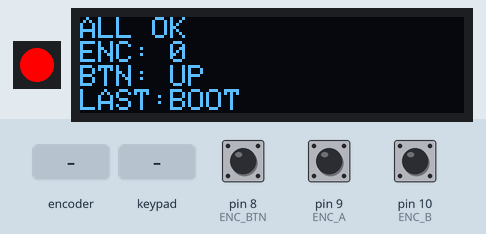
A sketch run on a simulated Arduino Uno, built with avr-gcc and run on an emulated ATmega328P. Parts: 1 RGB LEDs in strip order, left to right, 128×32 one-colour display. Wiring (inferred from the names in the program): 3×3 keypad with keys 1 2 3 4 5 6 7 8 9 (labels assumed): rows pin 2, pin 3, pin 4; columns pin 5, pin 6, pin 7. The test bench sets the inputs (shaded band); at power-on: pin 8 (ENC_BTN) HIGH, pin 9 (ENC_A) HIGH, pin 10 (ENC_B) HIGH. What the sketch prints to the serial monitor is not drawn.

Above: at 1.7 s.
1.8 s: rotary encoder on pin 9 (ENC_A) / pin 10 (ENC_B) turned 3 steps (first pin leading)
At 3.0 s:
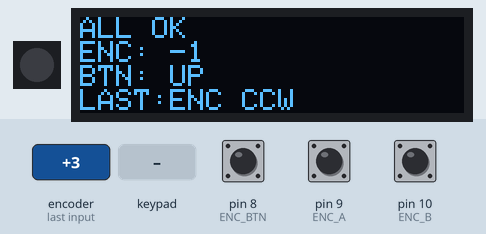
3.9 s: keypad keys 2 3 4 pressed 0.4 s apart
At 5.9 s:
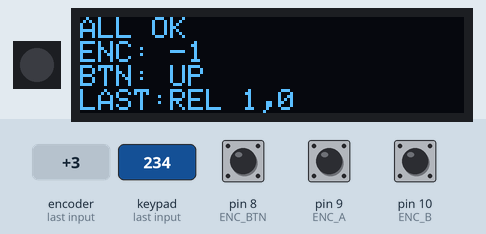
6.6 s: pin 8 (ENC_BTN) pulled LOW for 1 s
At 8.3 s:
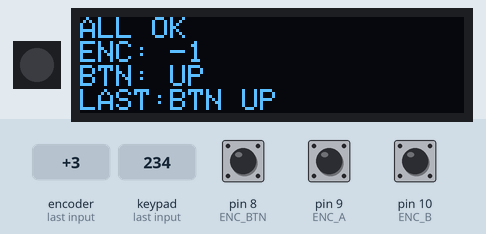
9.1 s: pin 8 (ENC_BTN) pulled LOW for 0.15 s
At 9.23 s:
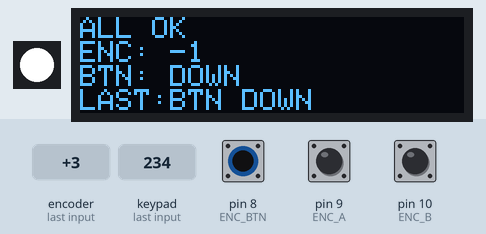
10.7 s: rotary encoder on pin 9 (ENC_A) / pin 10 (ENC_B) turned 2 steps (second pin leading)
At 12.1 s:
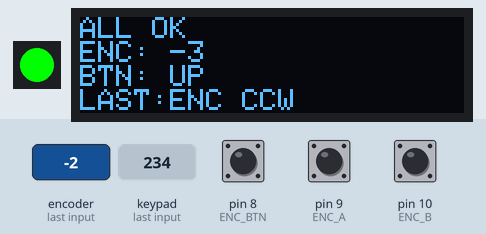
12.6 s: key '1' pressed
At 14.0 s:
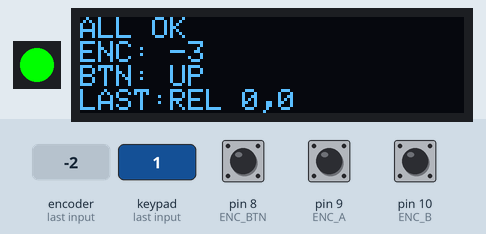
Timing chart, 0 to 15.2 s (numbered marks = the images above; inputs shaded):
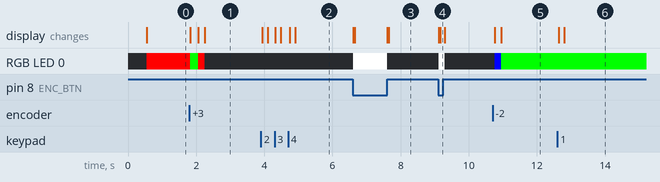

Measured:
- after the input at 1.8 s, RGB LED 0: RGB(255, 0, 0) → RGB(0, 255, 0) at once, → RGB(255, 0, 0) 0.23 s later, → off 0.19 s later; the display: first changes at once (image 1 shows a later state)
- after the input at 3.9 s, the display: first changes at once (image 2 shows a later state)
- after the input at 6.6 s, RGB LED 0: off → RGB(255, 255, 255) at once, → off 0.99 s later
- after the input at 9.1 s, RGB LED 0: off → RGB(255, 255, 255) at once, → off 0.17 s later
- after the input at 10.7 s, RGB LED 0: off → RGB(0, 0, 255) after 0.06 s, → RGB(0, 255, 0) 0.19 s later; the display: first changes after 0.06 s (image 5 shows a later state)
- after the input at 12.6 s, the display: first changes at once (image 6 shows a later state)

The sketch:

working_hardware_verified_col_scan.ino
```cpp
#include <Wire.h>
#include <Adafruit_GFX.h>
#include <Adafruit_SSD1306.h>
#include <Adafruit_NeoPixel.h>

// =========================
// PIN CONFIG
// =========================
#define SDA_PIN 0
#define SCL_PIN 1

#define RGB_PIN 13
#define NUM_PIXELS 1

const uint8_t ROWS = 3;
const uint8_t COLS = 3;

const uint8_t rowPins[ROWS] = {2, 3, 4};
const uint8_t colPins[COLS] = {5, 6, 7};

const uint8_t ENC_A = 9;
const uint8_t ENC_B = 10;
const uint8_t ENC_BTN = 8;

// =========================
// DISPLAY
// =========================
#define SCREEN_WIDTH 128
#define SCREEN_HEIGHT 32
#define OLED_ADDR 0x3C

Adafruit_SSD1306 display(SCREEN_WIDTH, SCREEN_HEIGHT, &Wire, -1);
Adafruit_NeoPixel pixels(NUM_PIXELS, RGB_PIN, NEO_GRB + NEO_KHZ800);

// =========================
// STATE
// =========================
bool lastMatrix[ROWS][COLS];
int lastA = HIGH;
int lastBtn = HIGH;
long encPos = 0;
String lastEvent = "BOOT";

void setRgbMode(long pos) {
  int mode = ((pos % 4) + 4) % 4;

  if (mode == 0) {
    pixels.setPixelColor(0, pixels.Color(255, 0, 0));
  } else if (mode == 1) {
    pixels.setPixelColor(0, pixels.Color(0, 255, 0));
  } else if (mode == 2) {
    pixels.setPixelColor(0, pixels.Color(0, 0, 255));
  } else {
    pixels.setPixelColor(0, pixels.Color(0, 0, 0));
  }
  pixels.show();
}

void updateDisplay() {
  display.clearDisplay();
  display.setCursor(0, 0);
  display.println("ALL OK");
  display.print("ENC: ");
  display.println(encPos);
  display.print("BTN: ");
  display.println(digitalRead(ENC_BTN) == LOW ? "DOWN" : "UP");
  display.print("LAST:");
  display.println(lastEvent);
  display.display();
}

void setup() {
  Serial.begin(115200);
  delay(500);
  Serial.println("ALL-IN-ONE TEST START");

  // RGB
  pixels.begin();
  pixels.clear();
  pixels.show();

  // Display
  Wire.setSDA(SDA_PIN);
  Wire.setSCL(SCL_PIN);
  Wire.begin();

  if (!display.begin(SSD1306_SWITCHCAPVCC, OLED_ADDR)) {
    Serial.println("SSD1306 init failed");
    while (1) delay(10);
  }

  display.clearDisplay();
  display.setTextSize(1);
  display.setTextColor(SSD1306_WHITE);

  // Matrix: column-driven scan
  for (uint8_t c = 0; c < COLS; c++) {
    pinMode(colPins[c], OUTPUT);
    digitalWrite(colPins[c], HIGH);
  }

  for (uint8_t r = 0; r < ROWS; r++) {
    pinMode(rowPins[r], INPUT_PULLUP);
  }

  for (uint8_t r = 0; r < ROWS; r++) {
    for (uint8_t c = 0; c < COLS; c++) {
      lastMatrix[r][c] = false;
    }
  }

  // Encoder
  pinMode(ENC_A, INPUT_PULLUP);
  pinMode(ENC_B, INPUT_PULLUP);
  pinMode(ENC_BTN, INPUT_PULLUP);

  lastA = digitalRead(ENC_A);
  lastBtn = digitalRead(ENC_BTN);

  setRgbMode(0);
  updateDisplay();
}

void loop() {
  // =========================
  // MATRIX
  // =========================
  bool currentMatrix[ROWS][COLS] = {false};

  for (uint8_t c = 0; c < COLS; c++) {
    digitalWrite(colPins[c], LOW);
    delayMicroseconds(500);

    for (uint8_t r = 0; r < ROWS; r++) {
      currentMatrix[r][c] = (digitalRead(rowPins[r]) == LOW);
    }

    digitalWrite(colPins[c], HIGH);
  }

  for (uint8_t r = 0; r < ROWS; r++) {
    for (uint8_t c = 0; c < COLS; c++) {
      if (currentMatrix[r][c] != lastMatrix[r][c]) {
        if (currentMatrix[r][c]) {
          Serial.print("PRESS  r=");
          Serial.print(r);
          Serial.print(" c=");
          Serial.println(c);
          lastEvent = "KEY " + String(r) + "," + String(c);
        } else {
          Serial.print("RELEASE r=");
          Serial.print(r);
          Serial.print(" c=");
          Serial.println(c);
          lastEvent = "REL " + String(r) + "," + String(c);
        }
        lastMatrix[r][c] = currentMatrix[r][c];
      }
    }
  }

  // =========================
  // ENCODER
  // =========================
  int a = digitalRead(ENC_A);
  int b = digitalRead(ENC_B);

  if (a != lastA) {
    if (a == LOW) {
      if (b == HIGH) {
        encPos++;
        Serial.print("ENC CW  pos=");
        Serial.println(encPos);
        lastEvent = "ENC CW";
      } else {
        encPos--;
        Serial.print("ENC CCW pos=");
        Serial.println(encPos);
        lastEvent = "ENC CCW";
      }
      setRgbMode(encPos);
    }
    lastA = a;
  }

  // =========================
  // BUTTON
  // =========================
  int btn = digitalRead(ENC_BTN);
  if (btn != lastBtn) {
    if (btn == LOW) {
      Serial.println("BTN DOWN");
      lastEvent = "BTN DOWN";
      pixels.setPixelColor(0, pixels.Color(255, 255, 255));
      pixels.show();
    } else {
      Serial.println("BTN UP");
      lastEvent = "BTN UP";
      setRgbMode(encPos);
    }
    lastBtn = btn;
    delay(20);
  }

  updateDisplay();
  delay(20);
}
```
